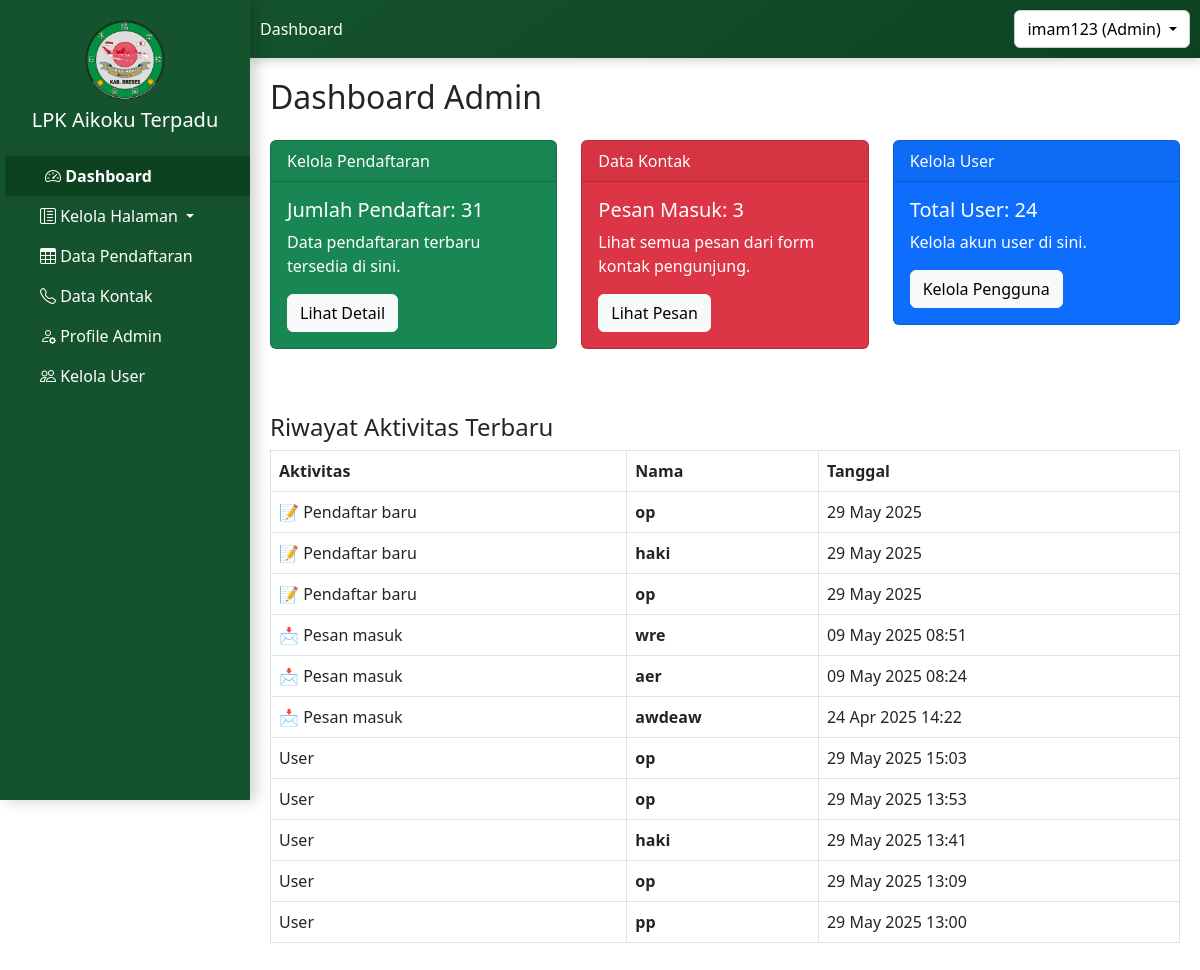
The page /admin/dashboard/dashboard_admin.php (signed in) on the database its author committed.
### tables this page shows
CREATE TABLE `tb_pendaftaran` (
  `id_pendaftaran` int(11) NOT NULL,
  `nama_lengkap` varchar(100) DEFAULT NULL,
  `nomor_pendaftaran` varchar(50) DEFAULT NULL,
  `tempat_lahir` varchar(100) DEFAULT NULL,
  `tanggal_lahir` date DEFAULT NULL,
  `usia` int(11) DEFAULT NULL,
  `jenis_kelamin` varchar(20) DEFAULT NULL,
  `agama` varchar(50) DEFAULT NULL,
  `alamat_ktp` text DEFAULT NULL,
  `email` varchar(100) DEFAULT NULL,
  `telepon` varchar(20) DEFAULT NULL,
  `alamat` text DEFAULT NULL,
  `alamat_keluarga` text DEFAULT NULL,
  `telepon_keluarga` varchar(20) DEFAULT NULL,
  `program` varchar(100) DEFAULT NULL,
  `pendidikan_terakhir` varchar(50) DEFAULT NULL,
  `pengalaman_kerja` text DEFAULT NULL,
  `status_pernikahan` varchar(50) DEFAULT NULL,
  `tinggi_badan` int(11) DEFAULT NULL,
  `berat_badan` int(11) DEFAULT NULL,
  `pengalaman_jepang` varchar(50) DEFAULT NULL,
  `penyakit_kronis` text DEFAULT NULL,
  `golongan_darah` varchar(5) DEFAULT NULL,
  `status` varchar(20) DEFAULT 'Pending',
  `tanggal_daftar` datetime DEFAULT current_timestamp(),
  `id_pengguna` int(11) DEFAULT NULL,
  `pengumuman` text DEFAULT NULL
);

CREATE TABLE `tb_kontak` (
  `id_kontak` int(11) NOT NULL,
  `name` varchar(255) NOT NULL,
  `email` varchar(255) NOT NULL,
  `phone` varchar(20) NOT NULL,
  `address` text NOT NULL,
  `message` text NOT NULL,
  `date_sent` timestamp NOT NULL DEFAULT current_timestamp()
);

CREATE TABLE `tb_pengguna` (
  `id_pengguna` int(11) NOT NULL,
  `username` varchar(50) NOT NULL,
  `password` varchar(255) NOT NULL,
  `email_pengguna` varchar(100) NOT NULL,
  `roles` enum('admin','user') DEFAULT 'user',
  `tanggal_aktivitas` timestamp NOT NULL DEFAULT current_timestamp()
);

### admin/dashboard/dashboard_admin.php (the view, shortened to what this page needs)
<!DOCTYPE html>
<html lang="id">
<head>
    <link href="https://cdn.jsdelivr.net/npm/bootstrap@5.3.0/dist/css/bootstrap.min.css" rel="stylesheet">
</head>
<body>
    <?php include '../../sidebar1.php'; ?>
    <div class="content">
        <h2>Dashboard Admin</h2>
        <div class="row mt-4">
            <div class="col-md-4">
                <div class="card text-bg-success mb-3">
                    <div class="card-header">Kelola Pendaftaran</div>
                    <div class="card-body">
                        <?php
                        include '../../config.php';
                        $pendaftar = mysqli_query($mysqli, "SELECT COUNT(*) AS total FROM tb_pendaftaran");
                        $hasil_pendaftar = mysqli_fetch_assoc($pendaftar);
                        ?>
                        <h5 class="card-title">Jumlah Pendaftar: <?= $hasil_pendaftar['total']; ?></h5>
                        <p class="card-text">Data pendaftaran terbaru tersedia di sini.</p>
                        <a href="/pendaftaran/admin/data_pendaftar/data_pendaftaran.php" class="btn btn-light">Lihat
                            Detail</a>
                    </div>
                </div>
            </div>
            <div class="col-md-4">
                <div class="card text-bg-danger mb-3">
                    <div class="card-header">Data Kontak</div>
                    <div class="card-body">
                        <?php
                        include '../../config.php';
                        $kontak = mysqli_query($mysqli, "SELECT COUNT(*) AS total FROM tb_kontak");
                        $hasil_kontak = mysqli_fetch_assoc($kontak);
                        ?>
                        <h5 class="card-title">Pesan Masuk: <?= $hasil_kontak['total']; ?></h5>
                        <p class="card-text">Lihat semua pesan dari form kontak pengunjung.</p>
                        <a href="/pendaftaran/admin/kontak_masuk/data_kontak.php" class="btn btn-light">Lihat Pesan</a>
                    </div>
                </div>
            </div>
            <div class="col-md-4">
                <div class="card text-bg-primary mb-3">
                    <div class="card-header">Kelola User</div>
                    <div class="card-body">
                        <?php
                        include '../../config.php';
                        $pengguna = mysqli_query($mysqli, "SELECT COUNT(*) AS total FROM tb_pengguna");
                        $hasil_pengguna = mysqli_fetch_assoc($pengguna);
                        ?>
                        <h5 class="card-title">Total User: <?= $hasil_pengguna['total']; ?></h5>
                        <p class="card-text">Kelola akun user di sini.</p>
                        <a href="/pendaftaran/admin/user/kelola_user.php" class="btn btn-light">Kelola Pengguna</a>
                    </div>
                </div>
            </div>
        </div>
        <div class="mt-5">
            <h4>Riwayat Aktivitas Terbaru</h4>
            <table class="table table-bordered">
                <thead>
                    <tr>
                        <th>Aktivitas</th>
                        <th>Nama</th>
                        <th>Tanggal</th>
                    </tr>
                </thead>
                <tbody>
                    <?php
                    $result_pendaftar = mysqli_query($mysqli, "SELECT nama_lengkap, tanggal_daftar FROM tb_pendaftaran ORDER BY tanggal_daftar DESC LIMIT 3");
                    while ($row = mysqli_fetch_assoc($result_pendaftar)) {
                        echo '<tr>
                        <td>📝 Pendaftar baru</td>
                        <td><strong>' . $row['nama_lengkap'] . '</strong></td>
                        <td>' . date('d M Y', strtotime($row['tanggal_daftar'])) . '</td>
                      </tr>';
                    }
                    $result_kontak = mysqli_query($mysqli, "SELECT name, date_sent FROM tb_kontak ORDER BY date_sent DESC LIMIT 3");
                    while ($row = mysqli_fetch_assoc($result_kontak)) {
                        echo '<tr>
                        <td>📩 Pesan masuk</td>
                        <td><strong>' . $row['name'] . '</strong></td>
                        <td>' . date('d M Y H:i', strtotime($row['date_sent'])) . '</td>
                      </tr>';
                    }
                    $result_pengguna = mysqli_query($mysqli, "SELECT * FROM tb_pengguna ORDER BY id_pengguna DESC LIMIT 5");
                    if (mysqli_num_rows($result_pengguna) > 0) {
                        while ($row = mysqli_fetch_array($result_pengguna)) {
                            echo '<tr>
            <td>' . (isset($row['aktivitas']) ? $row['aktivitas'] : ucfirst($row['roles'])) . '</td>
            <td><strong>' . $row['username'] . '</strong></td>
            <td>' . date('d M Y H:i', strtotime($row['tanggal_aktivitas'])) . '</td>
        </tr>';
                        }
                    } else {
                        echo '<tr><td colspan="3">Tidak ada aktivitas terbaru.</td></tr>';
                    }
                    ?>
                </tbody>
            </table>
        </div>
    </div>
</body>
</html>

### sidebar1.php (style rules this page uses)
.content { margin-left: 250px; padding: 20px; overflow-x: auto; max-width: calc(100vw - 250px); }

### rows shown on the page
tb_pendaftaran: nama_lengkap "op", tanggal_daftar "29 May 2025"
tb_pendaftaran: nama_lengkap "haki", tanggal_daftar "29 May 2025"
tb_pendaftaran: nama_lengkap "op", tanggal_daftar "29 May 2025"
tb_kontak: name "wre", date_sent "09 May 2025 08:51"
tb_kontak: name "aer", date_sent "09 May 2025 08:24"
tb_kontak: name "awdeaw", date_sent "24 Apr 2025 14:22"
tb_pengguna: roles "User", username "op", tanggal_aktivitas "29 May 2025 15:03"
tb_pengguna: roles "User", username "op", tanggal_aktivitas "29 May 2025 13:53"
tb_pengguna: roles "User", username "haki", tanggal_aktivitas "29 May 2025 13:41"
tb_pengguna: roles "User", username "op", tanggal_aktivitas "29 May 2025 13:09"
tb_pengguna: roles "User", username "pp", tanggal_aktivitas "29 May 2025 13:00"

### other values the page prints
$_SESSION['username'] "imam123"
$_SESSION['roles'] "Admin"
$hasil_pendaftar['total'] "31"
$hasil_kontak['total'] "3"
$hasil_pengguna['total'] "24"
